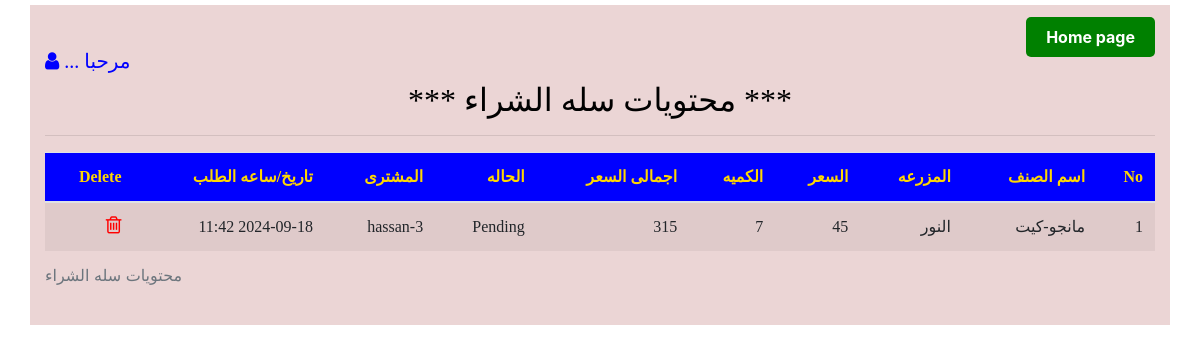
The app's page /cart_items_list with its own data.
### models.py (models this page shows, shortened)
class Cart_items(db.Model):
  id = db.Column(db.Integer, primary_key = True)
  user_id = db.Column(db.Integer, db.ForeignKey('users.id'))
  farm_id = db.Column(db.Integer, db.ForeignKey('farms.id'))
  product_id = db.Column(db.Integer, db.ForeignKey('products.id'))
  quantity = db.Column(db.Integer)
  package = db.Column(db.String(10))
  unit_price = db.Column(db.Integer)
  filename = db.Column(db.String(30))
  event_datetime = db.Column(db.String(50))
  order_status = db.Column(db.String(5))
  users = db.relationship("Users", backref="cart_items")
  products = db.relationship("Products", backref="cart_items")
  farms = db.relationship("Farms", backref="cart_items")

class Products(db.Model):
  id = db.Column(db.Integer, primary_key = True)
  farm_id = db.Column(db.Integer, db.ForeignKey('farms.id'))
  prod_category = db.Column(db.String(100))
  prod_name = db.Column(db.String(100))
  package = db.Column(db.String(10))
  unit_price = db.Column(db.Integer)
  filename = db.Column(db.String(30))
  stock = db.Column(db.Integer)
  event_datetime = db.Column(db.String)

class Farms(db.Model):
  id = db.Column(db.Integer, primary_key = True)
  name = db.Column(db.String(100))
  user_id = db.Column(db.Integer, db.ForeignKey('users.id'))
  phone = db.Column(db.String(20))
  email = db.Column(db.String(50))
  address1 = db.Column(db.String(100))
  address2 = db.Column(db.String(100))
  products = db.relationship('Products', backref='farm', lazy='dynamic')

class Users(UserMixin, db.Model):
    id = db.Column(db.Integer, primary_key=True)
    name  = db.Column(db.String(100), nullable=False)
    phone = db.Column(db.String(20))
    email = db.Column(db.String(120), unique=True, nullable=False)
    role = db.Column(db.String(20), nullable=False)  # 'customer' or 'owner'
    password_hash = db.Column(db.String(100), nullable=False)

### app.py (the view)
@app.route('/cart_items_list') #---ok
def cart_items_list():
    rows = db.session.query(Cart_items, Products, Farms, Users) \
        .join(Products, Cart_items.product_id==Products.id) \
        .join(Farms, Cart_items.farm_id==Farms.id) \
        .join(Users, Cart_items.user_id==Users.id) \
        .all()
    return render_template('cart_items_list.html', rows=rows)

### templates/cart_items_list.html (shortened to what this page needs)
<!DOCTYPE html>
<html  lang="en"    dir="ltr">
<html>
<head>
<link rel="stylesheet" type="text/css" href="{{url_for('static',filename='styles.css') }}">
</head>
<body dir="rtl">
    {% extends "index.html" %}
    {% block content %}
    <div class="container">
        <a href="{{url_for('home')}}" class="home-button"> Home page </a>
        <h5>مرحبا ...{{ current_user.name }}
            <i class="fa fa-user"></i></h5>
            <h2>*** محتويات سله الشراء ***</h2>
        <hr>
        <table class="table table-striped">
            <caption>محتويات سله الشراء</caption>
            <thead>
                <tr>
                    <th>No</th>
                    <th>اسم الصنف</th>
                    <th>المزرعه</th>
                    <th>السعر</th>
                    <th>الكميه</th>
                    <th>اجمالى السعر</th>
                    <th>الحاله</th>
                    <th>المشترى</th>
                    <th>تاريخ/ساعه الطلب</th>
                    <th>Delete</th>
                </tr>
            </thead>
            <tbody id="farm-list">
                {% for row, product, farm, user in rows %}
                <strong>
                <tr>
                    <td>{{ row.id }}</td>
                    <td>{{ product.prod_name }}</td>
                    <td>{{ farm.name}}</td>
                    <td> {{ row.unit_price }}</td>
                    <td>{{ row.quantity }}</td>
                    <td>{{ row.unit_price * row.quantity}}</td>
                    <td>{{ row.order_status}}</td>
                    <td>{{ user.id }}-{{ user.name }}</td>
                    <td>{{ row.event_datetime}}</td>
                    <td><a href="{{ url_for('delete_item_from_cart', item_id=row.id) }}" aria-label="Twitter"><i class="fa fa-trash-o" style="font-size:20px;color:red"></i></a></td>
                </tr>
                {% endfor %}
            </tbody>
        </table>
    </div>
  {% endblock%}

### static/styles.css (style rules this page uses)
.home-button { background-color: green; color: white; padding: 10px 20px; text-decoration: none; border: none; border-radius: 5px; font-weight: bold; }
h4, h5 { font-family: thabit; text-align: left; }
h2 { font-size: larger; color: black; font-family: 'thabit'; text-align: center; }
td, th { text-align: right; font-size: medium ; font-family: 'thabit'; }
thead { color:gold; background-color: blue; font-size: 14px; font-weight:bolder; text-align:right; }
.container { background-color: rgb(53, 50, 50); color:blue; margin-top:5px ; margin-bottom:10px ; text-align: right; padding-top: 10px; padding-left: 20px; padding-bottom: 10px; }
.container { padding-top: 20px; width:100%; align-items: end; background-color:rgb(235, 213, 213); }

### records on screen
Cart_items: id "1", prod_name "مانجو-كيت", name "النور", unit_price "45", quantity "7", row.unit_price*row.quantity "315", order_status "Pending", id "3", name "hassan", event_datetime "2024-09-18 11:42"
